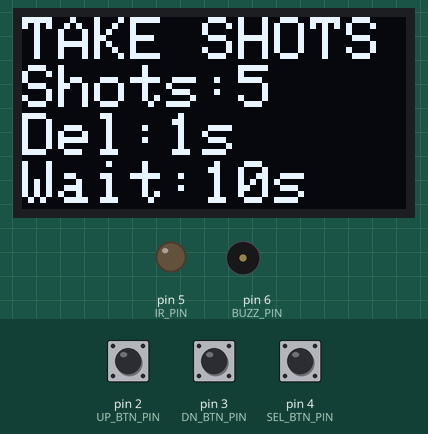
Recording of a sketch running on a simulated Arduino Nano, built with avr-gcc and run on an emulated ATmega328P. On the bench: 128×64 one-colour display, output pins drawn as LEDs (lit = HIGH), buzzer (waves = sounding). The inputs (shaded band) are chosen by the test bench; at power-on: pin 4 (SEL_BTN_PIN) LOW, pin 2 (UP_BTN_PIN) HIGH, pin 3 (DN_BTN_PIN) HIGH.

Above: at 1.5 s.
1.6 s: pin 4 (SEL_BTN_PIN) pulled HIGH for 0.15 s
At 2.6 s:
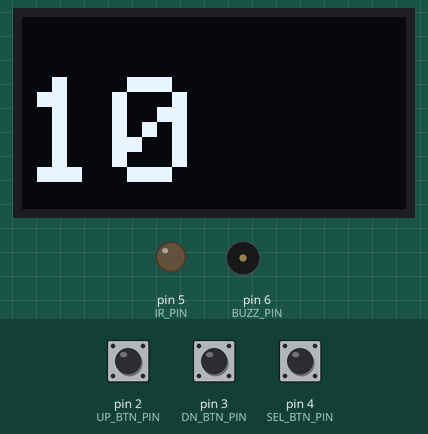
At 13.0 s:
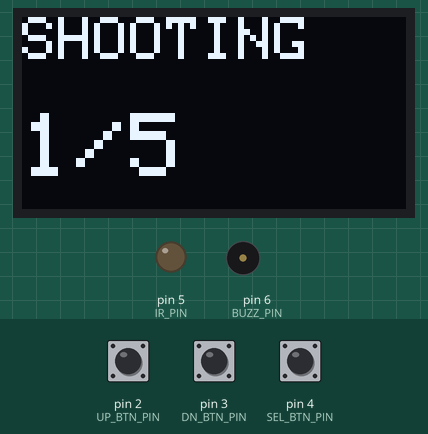
Timing chart, 0 to 13.6 s (numbered marks = the images above; inputs shaded):
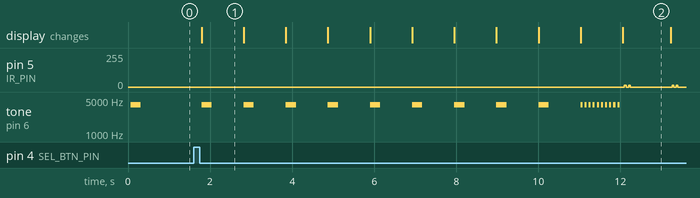

The sketch:

nikon_d3000_intervalometer.ino
```cpp
// (licence header left out)
#include <SPI.h>
#include <Wire.h>
#include "OneButton.h"
#include <Adafruit_GFX.h>
#include <Adafruit_SSD1306.h>

// OLED DISPLAY (SSD1306) DEFS
#define SCREEN_WIDTH 128 // OLED display width, in pixels
#define SCREEN_HEIGHT 64 // OLED display height, in pixels

// PINOUT
#define OLED_RESET -1 // Reset pin # (or -1 if sharing Arduino reset pin)
#define UP_BTN_PIN  2 // Up button
#define DN_BTN_PIN  3 // Down button
#define SEL_BTN_PIN 4 // Selection button
#define IR_PIN      5 // IR LED
#define BUZZ_PIN    6 // Buzzer

// GLOBAL VARS
boolean buttonActive    = false;
boolean longPressActive = false;

unsigned long buttonTimer    = 0;
unsigned long longPressTime  = 500;
unsigned long shortPressTime = 10;

unsigned int shots    =  5; // Shots to take. Minimum is 1
unsigned int interval =  1; // Interval between shots
unsigned int wait     = 10; // Default delay before start taking shots (seconds)
unsigned int dCycle   =  0; // IR Duty cycle
unsigned int page     =  1; // Menu page

// GLOBAL CONSTANTS
unsigned const int steps       =    5; // Steps to fast increase/decrease values
unsigned const int maxWait     =   60; // Max allowed time to delay photoshoot (seconds)
unsigned const int maxShots    =  999; // Max allowed shots
unsigned const int maxInterval = 3600; // Max delay between shots
unsigned const int minWait     =    0; // Min allowed time to delay photoshoot (seconds)
unsigned const int minShots    =    1; // Min allowed shots
unsigned const int minInterval =    1; // Min allowed delay between shots

// CLASS INSTANTIATIONS
Adafruit_SSD1306 display(SCREEN_WIDTH, SCREEN_HEIGHT, &Wire, OLED_RESET);
OneButton buttonUP = OneButton(UP_BTN_PIN, LOW, false);
OneButton buttonDN = OneButton(DN_BTN_PIN, LOW, false);

/**
 * App setup
 *
 * @return void
 */
void setup() {
  // INIT PINS
  pinMode(IR_PIN, OUTPUT);
  pinMode(SEL_BTN_PIN, INPUT);
  pinMode(BUZZ_PIN, OUTPUT);

  // INIT DISPLAY
  display.begin(SSD1306_SWITCHCAPVCC, 0x3C); // My OLED is actually set for 0x3C, not Adafruit's 0x3D
  display.clearDisplay();
  display.setTextSize(2);
  display.setTextColor(SSD1306_WHITE);
  display.cp437(true); // Use full 256 char 'Code Page 437' font

  // INIT BUTTONS
  buttonUP.attachClick(goUp);
  buttonUP.attachDuringLongPress(goUpFast);
  buttonDN.attachClick(goDown);
  buttonDN.attachDuringLongPress(goDownFast);

  showHome();
  buzz();
}


/**
 * Format seconds as 0h00m00s
 *
 * @return String
 */
String intervalTime() {
	unsigned int hour = 0;
	unsigned int min = 0;
	unsigned int sec = 0;
  unsigned int time = interval;
  char h = 'h';
  char m = 'm';
  char s = 's';
  String res1, res2;

  if (time < 61) {
    res1 = time;
    return res1 + s;
  }

  if (time > 60 && time < 3600) {
    time = time%3600;
    min = time/60;
    time = time%60;
    sec = time;
    res1 = min;
    res2 = sec;

    if (res2.length() == 1) res2 = '0' + res2;

    return res1 + m + res2 + s;
  }

  return "1h0m0s";
}

/**
 * Sound a bleeping alarm for 1 second
 *
 * @return void
 */
void alarm() {
  unsigned int timer = 1000;

  while (timer > 0) {
    tone(BUZZ_PIN, 4000);
    delay(50);
    noTone(BUZZ_PIN);
    delay(50);
    timer = timer - 100;
  }
}

/**
 * Sound a buzzer sound for 250 miliseconds
 *
 * @return void
 */
void buzz() {
  tone(BUZZ_PIN, 4000);
  delay(250);
  noTone(BUZZ_PIN);
}

/**
 * Increase current menu page parameter
 * Possible variables: shots, interval, wait
 *
 * @return void
 */
void goUp() {
  switch (page) {
    case 2:
      shots < maxShots && shots++;
      break;
    case 3:
      interval < maxInterval && interval++;
      break;
    case 4:
      wait < maxWait && wait++;
      break;
    default:
      break;
  }

  showPage();
}

/**
 * Fast increase current menu page parameter
 * Possible variables: shots, interval, wait
 *
 * @return void
 */
void goUpFast() {
  switch (page) {
    case 2:
      shots = shots + steps;
      if (shots > maxShots) shots = maxShots;
      break;
    case 3:
      interval = interval + steps;
      if (interval > maxInterval) interval = maxInterval;
      break;
    case 4:
      wait = wait + steps;
      if (wait > maxWait) wait = maxWait;
      break;
    default:
      break;
  }

  showPage();
}

/**
 * Decrease current menu page parameter
 * Possible variables: shots, interval, wait
 *
 * @return void
 */
void goDown() {
  switch (page) {
    case 2:
      shots > minShots && shots--;
      break;
    case 3:
      interval > minInterval && interval--;
      break;
    case 4:
      wait > minWait && wait--;
      break;
    default:
      break;
  }

  showPage();
}

/**
 * Fast decrease current menu page parameter
 * Possible variables: shots, interval, wait
 *
 * @return void
 */
void goDownFast() {
  switch (page) {
    case 2:
      shots = shots - steps;
      if (shots < minShots || shots > maxShots) shots = minShots;
      break;
    case 3:
      interval = interval - steps;
      if (interval < minInterval || interval > maxInterval) interval = minInterval;
      break;
    case 4:
      wait = wait - steps;
      if (wait < minWait || wait > maxWait) wait = minWait;
      break;
    default:
      break;
  }

  showPage();
}

/**
 * Generates the modulating signal and pulses
 * Original code and IR signal hack by Aswan Korula
 * https://bayesianadventures.wordpress.com/2013/08/09/nikon-ml-l3-ir-remote-hack/
 *
 * @param int dCycle
 * @return void
 */
void sendPulse(int dCycle) {
  int iters = dCycle / 23.6;

  for(int i = 0; i <= iters; i++) {
    digitalWrite(IR_PIN, HIGH);
    delayMicroseconds(11);
    digitalWrite(IR_PIN, LOW);
    delayMicroseconds(5);
  }
}

/**
 * Generates a full command signal by repeatedly calling SendPulse()
 * Original code and IR signal hack by Aswan Korula
 * https://bayesianadventures.wordpress.com/2013/08/09/nikon-ml-l3-ir-remote-hack/
 *
 * @return void
 */
void sendSequence() {
  for(int i = 0; i < 2; i++) {
    sendPulse(2000);
    delay(27);
    delayMicroseconds(800);
    sendPulse(500);
    delayMicroseconds(1500);
    sendPulse(500);
    delayMicroseconds(3500);
    sendPulse(500);

    if(i < 1) {
      delay(63);
    }
   }
}

/**
 * Commonly repeated display tasks
 *
 * @return void
 */
void setDisplay() {
  display.clearDisplay();
  display.setCursor(0, 0);
  display.setTextSize(2);
}

/**
 * Present the MAIN page on OLED DISPLAY
 *
 * @return void
 */
void showHome() {
  setDisplay();
  display.println("TAKE SHOTS");
  display.print("Shots:");
  display.println(shots);
  display.print("Del:");

  if (shots == 1) {
    display.println("--");
  } else {
    display.println(intervalTime());
  }

  display.print("Wait:");

  if (wait == 0) {
    display.println("--");
  } else {
    display.print(wait);
    display.println("s");
  }

  display.display();
}

/**
 * Present the SHOTS page on OLED DISPLAY
 *
 * @return void
 */
void showShots() {
  setDisplay();
  display.println("SHOTS:");
  display.println();
  display.setTextSize(3);
  display.println(shots);
  display.display();
}

/**
 * Present the INTERVAL page on OLED DISPLAY
 *
 * @return void
 */
void showInterval() {
  setDisplay();
  display.println("DELAY:");
  display.println();
  display.setTextSize(3);
  display.print(intervalTime());
  display.display();
}

/**
 * Present the DELAY page on OLED DISPLAY
 *
 * @return void
 */
void showWait() {
  setDisplay();
  display.println("WAIT:");
  display.println();
  display.setTextSize(3);
  display.print(wait);
  display.println("s");
  display.display();
}

/**
 * Select and show the current page
 *
 * @return void
 */
void showPage() {
  switch (page) {
    case 1:
      showHome();
      break;
    case 2:
      showShots();
      break;
    case 3:
      showInterval();
      break;
    case 4:
      showWait();
      break;
    default:
      page = 1;
      showHome();
  }
}

/**
 * Countdown before start taking shots
 *
 * @return void
 */
void countDown() {
  unsigned int count = wait;

  if (!wait) return;

  display.setTextSize(5);

  while (count > 0) {
    display.clearDisplay();
    display.setCursor(0, 20);
    display.print(count);
    display.display();

    if (count == 1) {
      alarm();
    } else {
      buzz();
      delay(750);
    }

    count--;
  }
}

/**
 * Start shooting sequence
 *
 * @return void
 */
void shoot() {
  countDown();

  for(int i = 1; i <= shots; i++) {
    setDisplay();
    display.println("SHOOTING");
    display.println();
    display.setTextSize(3);
    display.print(i);
    display.print("/");
    display.println(shots);
    display.display();

    sendSequence();
    if (interval > 0) delay(interval * 1000);
  }

  page = 1;
  showHome();
}

/**
 * App loop
 *
 * @return void
 */
void loop() {
  unsigned static long dt;

  buttonUP.tick();
  buttonDN.tick();

  if (digitalRead(SEL_BTN_PIN) == HIGH) {
    if (buttonActive == false) {
			buttonActive = true;
			buttonTimer = millis();
		}

		if ((millis() - buttonTimer > longPressTime) && (longPressActive == false)) {
			longPressActive = true;
      if (page == 1) {
        page++;
      } else {
        page = 1;
      }
      showPage();
		}
	} else {
		if (buttonActive == true) {
			if (longPressActive == true) {
				longPressActive = false;
			} else {
        dt = millis() - buttonTimer;
        if ((dt < longPressTime && dt > shortPressTime) && (longPressActive == false)) {
          if (page == 1) {
            shoot();
          } else {
            page++;
            showPage();
          }
        }
			}
			buttonActive = false;
		}
	}
}
```

Measured:
- after the input at 1.6 s, tone on pin 6 (BUZZ_PIN): goes 9 × (4000 Hz 0.25 s, silent 0.78 s), 9 × (4000 Hz 0.05 s, silent 0.05 s), 4000 Hz 0.05 s, then silent, starting after 0.19 s; the display: changes after 0.19 s (image 1)
- what the display in image 1 shows lasts 1.0 s, from 1.8 s to 2.8 s
- what the display in image 2 shows lasts 1.1 s, from 12.1 s to 13.2 s
